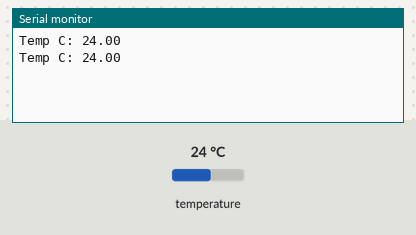
Simulated run of this sketch. Board: Arduino Uno, built with avr-gcc and run on an emulated ATmega328P. Parts: the last lines printed to the serial monitor. The test bench sets the inputs (shaded band); at power-on: temperature 24 °C.

Above: at 2.6 s.
2.7 s: temperature set to 12 °C
At 3.6 s:
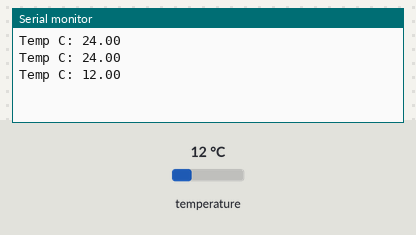
4.2 s: temperature set to 19 °C
At 5.7 s:
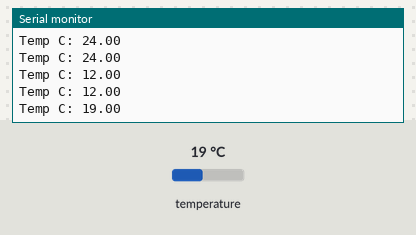
Timing chart, 0 to 7.2 s (numbered marks = the images above; inputs shaded):
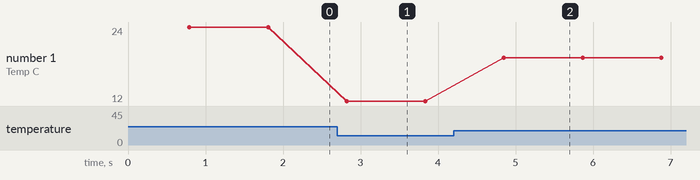

Measured:
- after the input at 2.7 s, the serial monitor: prints a new line after 0.12 s (image 1)
- after the input at 4.2 s, the serial monitor: prints a new line after 0.65 s (image 2)
- plotted number 1: 24 → 12 after the input at 2.7 s, 12 → 19 after the input at 4.2 s

The sketch:

DS18B20.ino
```cpp
#include <OneWire.h>
#include <DallasTemperature.h>
#define ONE_WIRE_BUS 4
OneWire oneWire(ONE_WIRE_BUS);
DallasTemperature sensors(&oneWire);
DeviceAddress DS18B20;

void setup(void)
{
  Serial.begin(9600);

  sensors.begin();
  sensors.getAddress(DS18B20, 0);
  sensors.setResolution(DS18B20, 12);
}


void loop(void)
{
  sensors.requestTemperatures(); // Send the command to get temperatures
  float tempC = sensors.getTempC(DS18B20);
  Serial.print("Temp C: ");
  Serial.println(tempC);
  delay(250);
}
```
